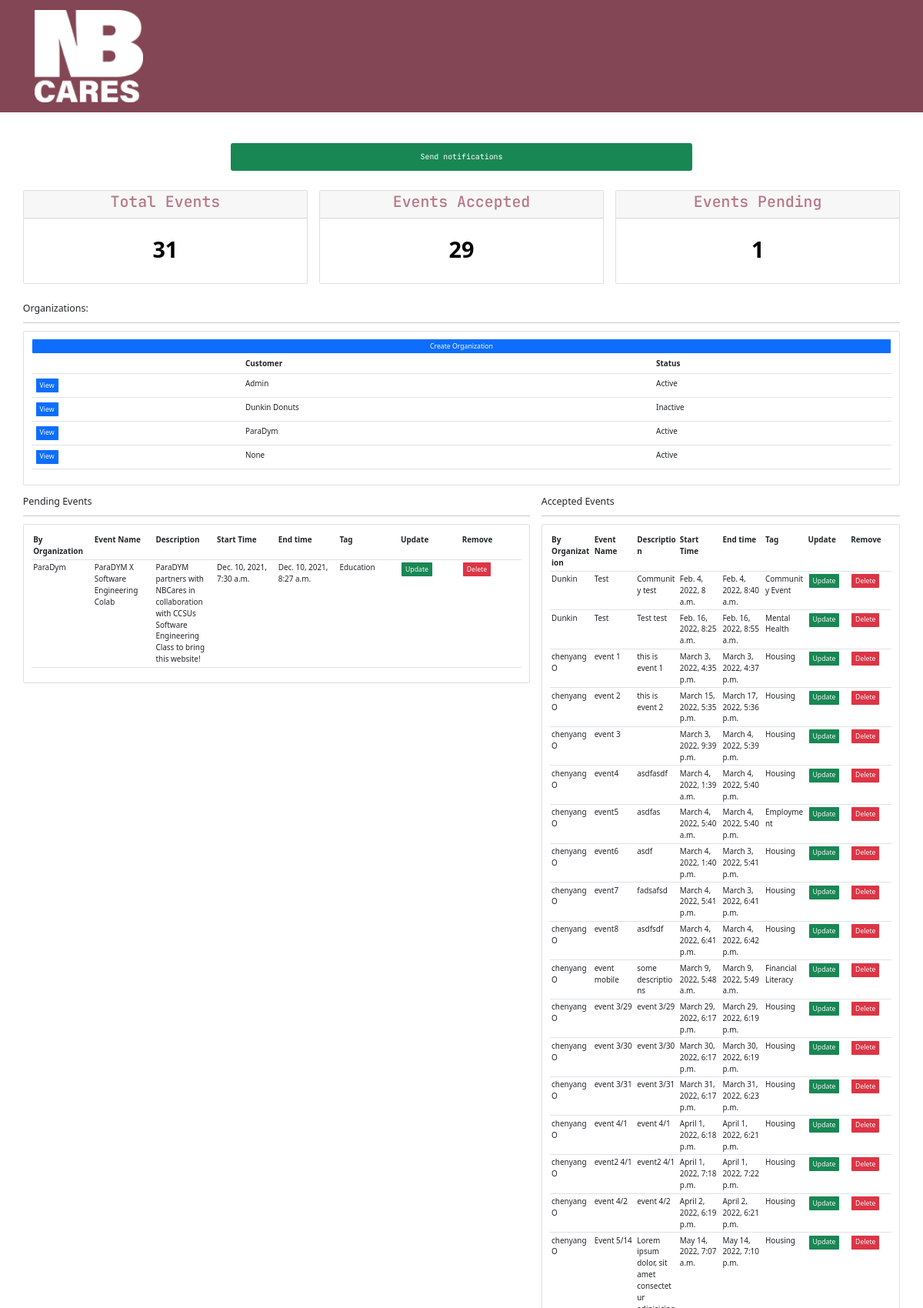
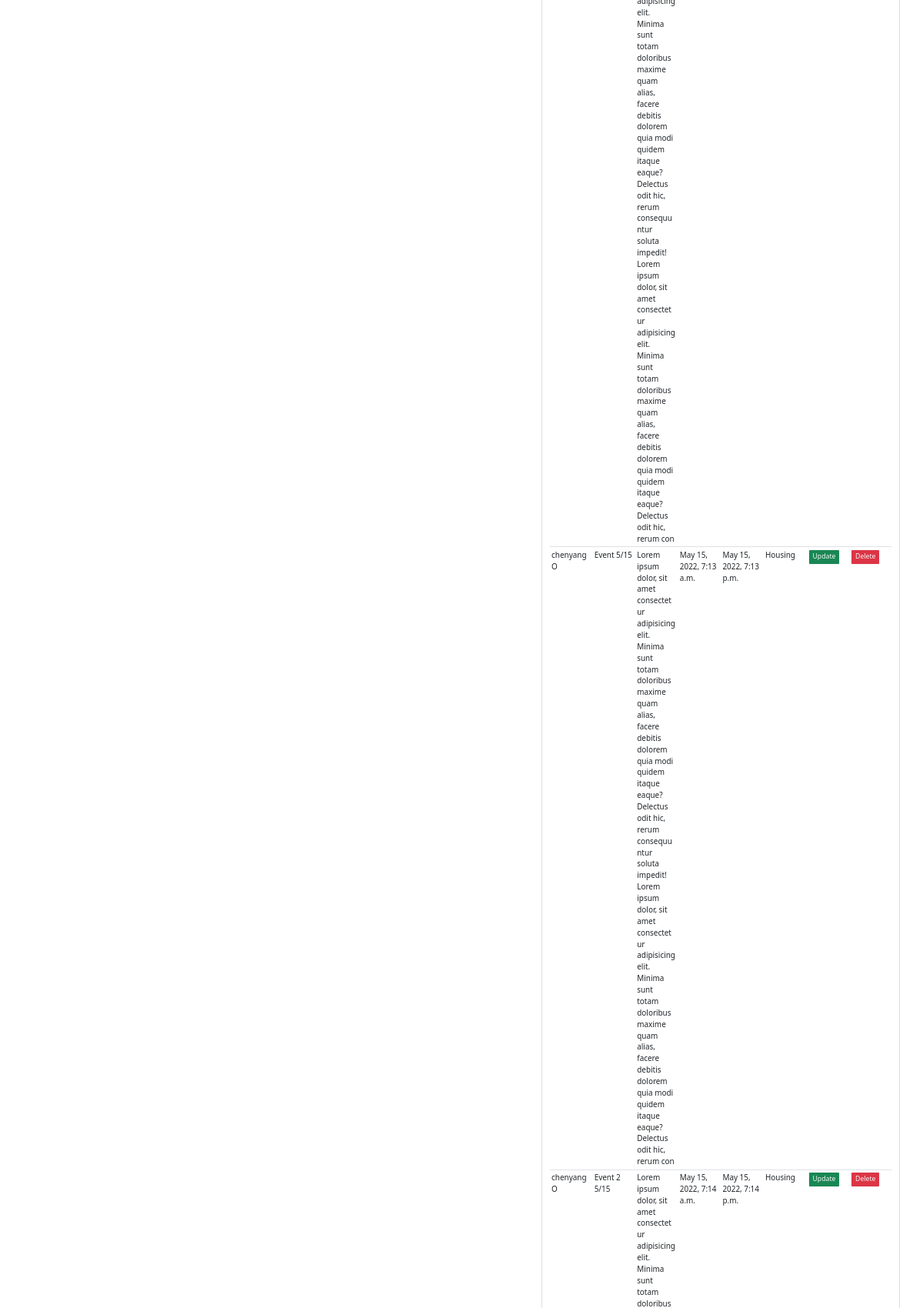
Page /admin-panel (signed in, upper part) on the committed database (2 pictures, top to bottom).
### ProjectSite/models.py (models this page shows, shortened)
class Organization(models.Model):
    ORGANIZATION_STATUS = (
        ('Active', 'Active'),
        ('Inactive', 'Inactive'),
    )
    user = models.OneToOneField(User, on_delete=models.CASCADE, null=True)
    org_name = models.CharField(max_length=40, null=True, blank=False)
    org_address = models.CharField(max_length=60, null=True, blank=True)
    org_phone = models.CharField(max_length=20, null=True, blank=True)
    org_email = models.EmailField(null=True, blank=True)
    org_status = models.CharField(max_length=20, choices=ORGANIZATION_STATUS, default='Active')
    org_date_created = models.DateTimeField(auto_now_add=True, null=True, blank=True)
    def __str__(self):
        return str(self.user)

class Event(models.Model):
    EVENT_TAGS = ( # tags that can be seen when filterting
        ('Housing', 'Housing'), ('Employment', 'Employment'), ('Education', 'Education'),
        ('Financial Literacy', 'Financial Literacy'), ('Healthcare', 'Healthcare'), ('Mental Health', 'Mental Health'),
        ('Family Engagement', 'Family Engagement'), ('Children Activities', 'Children Activities'), ('Art', 'Art'),
        ('Community Event', 'Community Event'), ('Fundraising', 'Fundraising'), ('Other', 'Other'),
    )
    EVENT_STATUS = (  # status choices for events that can be seen on admin panel
        (u'Accepted', u'Accepted'),
        (u'Pending', u'Pending'),
        (u'Canceled', u'Canceled'),
        (u'Requested For Change', u'Requested For Change'),
    )
    user = models.ForeignKey(Organization, on_delete=models.CASCADE)
    event_name = models.CharField(max_length=100, null=True, blank=False)
    event_description = models.TextField(max_length=400, null=True, blank=True)
    event_sTime = models.DateTimeField()
    event_eTime = models.DateTimeField()
    event_tag = models.CharField(max_length=30, null=True, choices=EVENT_TAGS)
    event_status = models.CharField(max_length=30, choices=EVENT_STATUS, default='Pending')
    event_date_created = models.DateTimeField(auto_now_add=True, null=True, blank=True)
    event_popper = models.ImageField(null=True, blank=True, upload_to="images/")
    registered = models.ManyToManyField(User, default=None, blank=True, related_name='registeredUser')

### ProjectSite/decorators.py (the view)
        def wrapper_func(request, *args, **kwargs):
            group = None
            if request.user.groups.exists():
                group = request.user.groups.all()[0].name
            if group in allowed_roles:
                return view_func(request, *args, **kwargs)
            else:
                return HttpResponse('You are not authorized to view this page')

### templates/ProjectSite/admin-panel.html (shortened to what this page needs)
{% extends 'ProjectSite/log-base.html' %}
{% load static %}
{% block body %}
    <form action="{% url 'send_email_notifications' %}" method="GET" class="text-center">
        <button type="submit" class="btn btn-success w-50 p-3 m-3">Send notifications</button>
    </form>
    <br>
    <div class="row px-5">
        <div class="col">
            <div class="col-md">
                <div class="card text-center text-white  mb-3" id="total-orders">
                    <div class="card-header">
                        <h2 class="card-title">Total Events</h2>
                    </div>
                    <div class="card-body">
                        <h3 class="card-title" style="color: black">{{ total_events }}</h3>
                    </div>
                </div>
            </div>
        </div>
        <div class="col">
            <div class="col-md">
                <div class="card text-center text-white  mb-3" id="orders-delivered">
                    <div class="card-header">
                        <h2 class="card-title">Events Accepted</h2>
                    </div>
                    <div class="card-body">
                        <h3 class="card-title" style="color: black">{{ Accepted_events_Count }}</h3>
                    </div>
                </div>
            </div>
        </div>
        <div class="col">
            <div class="col-md">
                <div class="card text-center text-white  mb-3" id="orders-pending">
                    <div class="card-header">
                        <h2 class="card-title">Events Pending</h2>
                    </div>
                    <div class="card-body">
                        <h3 class="card-title" style="color: black">{{ pending_events_Count }}</h3>
                    </div>
                </div>
            </div>
        </div>
    </div>
    <br>
    <div class="row px-5">
        <div class="col-md-12 pb-4">
            <h5>Organizations:</h5>
            <hr>
            <div class="card card-body">
                <a class="btn btn-primary btn-sm btn-block btn-outline-light" href="{% url 'admin_user_creation' %}">Create
                    Organization</a>
                <table class="table table-lg">
                    <tr>
                        <th></th>
                        <th>Customer</th>
                        <th>Status</th>
                    </tr>
                    {% for org in orgs %}
                        <tr>
                            <td><a class="btn btn-primary btn-outline-light btn-sm btn-block"
                                   href="{% url 'admin_organization' org.id %}">View</a></td>
                            <td>{{ org.org_name }}</td>
                            <td>{{ org.org_status }}</td>
                        </tr>
                    {% endfor %}
                </table>
            </div>
        </div>
        <div class="col-md-7">
            <h5>Pending Events</h5>
            <hr>
            <div class="card card-body">
                <table class="table table-sm" style="table-layout: fixed">
                    <tr>
                        <th>By Organization</th>
                        <th>Event Name</th>
                        <th>Description</th>
                        <th>Start Time</th>
                        <th>End time</th>
                        <th>Tag</th>
                        <th>Update</th>
                        <th>Remove</th>
                    </tr>
                    {% for event in pending_events %}
                        <tr>
                            <td>{{ event.user }}</td>
                            <td>{{ event.event_name }}</td>
                            <td>{{ event.event_description }}</td>
                            <td>{{ event.event_sTime }}</td>
                            <td>{{ event.event_eTime }}</td>
                            <td>{{ event.event_tag }}</td>
                            <td><a class="btn btn-success btn-outline-light btn-sm btn-block"
                                   href="{% url 'update_events' event.id %}">Update</a></td>
                            <td><a class="btn btn-danger btn-outline-light btn-sm btn-block"
                                   href="{% url 'delete_events' event.id %}">Delete</a></td>
                        </tr>
                    {% endfor %}
                </table>
            </div>
        </div>
        <div class="col-md-5">
            <h5>Accepted Events</h5>
            <hr>
            <div class="card card-body">
                <table class="table table-sm" style="table-layout: fixed">
                    <tr>
                        <th>By Organization</th>
                        <th>Event Name</th>
                        <th>Description</th>
                        <th>Start Time</th>
                        <th>End time</th>
                        <th>Tag</th>
                        <th>Update</th>
                        <th>Remove</th>
                    </tr>
                    {% for event in Accepted_events %}
                        <tr>
                            <td>{{ event.user }}</td>
                            <td>{{ event.event_name }}</td>
                            <td style="word-wrap: break-word">{{ event.event_description }}</td>
                            <td>{{ event.event_sTime }}</td>
                            <td>{{ event.event_eTime }}</td>
                            <td>{{ event.event_tag }}</td>
                            <td><a class="btn btn-success btn-outline-light btn-sm btn-block"
                                   href="{% url 'update_events' event.id %}">Update</a></td>
                            <td><a class="btn btn-danger btn-outline-light btn-sm btn-block"
                                   href="{% url 'delete_events' event.id %}">Delete</a></td>
                        </tr>
                    {% endfor %}
                </table>
            </div>
        </div>
    </div>
{% endblock %}

### templates/ProjectSite/log-base.html (shortened to what this page needs)
{% load static %}
<!DOCTYPE html>
<html lang="en">
<head>
    <link href="https://cdn.jsdelivr.net/npm/bootstrap@5.1.3/dist/css/bootstrap.min.css" rel="stylesheet"
>
    {% block more-styles %}
        <link rel="stylesheet" href="{% static 'css/ProjectSite.css' %}">
    {% endblock %}
</head>
<body>
<nav class="navbar navbar-expand-lg navbar-dark navbar-custom mb-5">
    <div class="container px-4">
        <a class="navbar-brand" href="{% url 'home' %}"><img src="{% static 'images/KO-NB-Cares-logo.png' %}"
                                                             alt="logo"></a>
    </div>
</nav>
{% block body %}
{% endblock %}
</body>
</html>

### static/css/ProjectSite.css (style rules this page uses)
* { margin: 0; padding: 0; }
html { position: relative; min-height: 100%; font-size: 62%; scroll-behavior: smooth; }
body { --main-color: #EFD466; --primary-color: #D7B030; --button-background: #FFF7B6; --primary-button-background: #b67786; --background-color: #834655; margin-bottom: 180px; }
h1,h2 { font-family: 'JetBrains Mono', monospace;color: var(--primary-button-background); }
button { font-family: 'JetBrains Mono', monospace;color: var(--primary-button-background); }
h3 { font-weight: 750; font-size: 2.9rem; line-height: 6rem; text-transform: capitalize; }
a { text-decoration: none;cursor: pointer; }
.navbar { position: relative; display: flex; flex-wrap: wrap; align-items: center; justify-content: space-between; padding-top: 0.5rem; padding-bottom: 0.5rem; }
.navbar > .container, .navbar > .container-fluid { display: flex; flex-wrap: inherit; align-items: center; justify-content: space-between; }
.navbar-custom { padding-top: 1rem; padding-bottom: 1rem; background-color: var(--background-color); }
.navbar-custom .navbar-brand { text-transform: uppercase; font-size: 1rem; letter-spacing: 0.1rem; font-weight: 700; }
@media (min-width: 992px) { .navbar-expand-lg { flex-wrap: nowrap;justify-content: flex-start; } }
.container { width: 100%; padding-right: var(--bs-gutter-x, 0.75rem); padding-left: var(--bs-gutter-x, 0.75rem); margin-right: auto; margin-left: auto; }
@media (min-width: 576px) { .container { max-width: 540px; } }
@media (min-width: 768px) { .container { max-width: 720px; } }
@media (min-width: 992px) { .container { max-width: 960px; } }
@media (min-width: 1200px) { .container { max-width: 1140px; } }
h2 { margin: 0 0 1rem; line-height: 1; }

### rows in the picture
Organization: org_name "Admin", org_status "Active"
Organization: org_name "Dunkin Donuts", org_status "Inactive"
Organization: org_name "ParaDym", org_status "Active"
Organization: org_name "None", org_status "Active"
Event: user "ParaDym", event_name "ParaDYM X Software Engineering Colab", event_description "ParaDYM partners with NBCares in collaboration with CCSUs Software Engineering Class to bring this website!", event_sTime "Dec. 10, 2021, 7:30 a.m.", event_eTime "Dec. 10, 2021, 8:27 a.m.", event_tag "Education"
Event: user "Dunkin", event_name "Test", event_description "Community test", event_sTime "Feb. 4, 2022, 8 a.m.", event_eTime "Feb. 4, 2022, 8:40 a.m.", event_tag "Community Event"
Event: user "Dunkin", event_name "Test", event_description "Test test", event_sTime "Feb. 16, 2022, 8:25 a.m.", event_eTime "Feb. 16, 2022, 8:55 a.m.", event_tag "Mental Health"
Event: user "chenyangO", event_name "event 1", event_description "this is event 1", event_sTime "March 3, 2022, 4:35 p.m.", event_eTime "March 3, 2022, 4:37 p.m.", event_tag "Housing"
Event: user "chenyangO", event_name "event 2", event_description "this is event 2", event_sTime "March 15, 2022, 5:35 p.m.", event_eTime "March 17, 2022, 5:36 p.m.", event_tag "Housing"
Event: user "chenyangO", event_name "event 3", event_sTime "March 3, 2022, 9:39 p.m.", event_eTime "March 4, 2022, 5:39 p.m.", event_tag "Housing"
Event: user "chenyangO", event_name "event4", event_description "asdfasdf", event_sTime "March 4, 2022, 1:39 a.m.", event_eTime "March 4, 2022, 5:40 p.m.", event_tag "Housing"
Event: user "chenyangO", event_name "event5", event_description "asdfas", event_sTime "March 4, 2022, 5:40 a.m.", event_eTime "March 4, 2022, 5:40 p.m.", event_tag "Employment"
Event: user "chenyangO", event_name "event6", event_description "asdf", event_sTime "March 4, 2022, 1:40 p.m.", event_eTime "March 3, 2022, 5:41 p.m.", event_tag "Housing"
Event: user "chenyangO", event_name "event7", event_description "fadsafsd", event_sTime "March 4, 2022, 5:41 p.m.", event_eTime "March 3, 2022, 6:41 p.m.", event_tag "Housing"
Event: user "chenyangO", event_name "event8", event_description "asdfsdf", event_sTime "March 4, 2022, 6:41 p.m.", event_eTime "March 4, 2022, 6:42 p.m.", event_tag "Housing"
Event: user "chenyangO", event_name "event mobile", event_description "some descriptions", event_sTime "March 9, 2022, 5:48 a.m.", event_eTime "March 9, 2022, 5:49 a.m.", event_tag "Financial Literacy"
Event: user "chenyangO", event_name "event 3/29", event_description "event 3/29", event_sTime "March 29, 2022, 6:17 p.m.", event_eTime "March 29, 2022, 6:19 p.m.", event_tag "Housing"
Event: user "chenyangO", event_name "event 3/30", event_description "event 3/30", event_sTime "March 30, 2022, 6:17 p.m.", event_eTime "March 30, 2022, 6:19 p.m.", event_tag "Housing"
Event: user "chenyangO", event_name "event 3/31", event_description "event 3/31", event_sTime "March 31, 2022, 6:17 p.m.", event_eTime "March 31, 2022, 6:23 p.m.", event_tag "Housing"
Event: user "chenyangO", event_name "event 4/1", event_description "event 4/1", event_sTime "April 1, 2022, 6:18 p.m.", event_eTime "April 1, 2022, 6:21 p.m.", event_tag "Housing"
Event: user "chenyangO", event_name "event2 4/1", event_description "event2 4/1", event_sTime "April 1, 2022, 7:18 p.m.", event_eTime "April 1, 2022, 7:22 p.m.", event_tag "Housing"
Event: user "chenyangO", event_name "event 4/2", event_description "event 4/2", event_sTime "April 2, 2022, 6:19 p.m.", event_eTime "April 2, 2022, 6:21 p.m.", event_tag "Housing"
Event: user "chenyangO", event_name "Event 5/14", event_description "Lorem ipsum dolor, sit amet consectetur adipisicing elit. Minima sunt totam doloribus maxime quam alias, facere debitis dolorem quia modi quidem itaque eaque? Delectus odit hic, rerum consequuntur soluta impedit! Lorem ipsum dolor, sit amet consectetur adipisicing elit. Minima sunt totam doloribus maxime quam alias, facere debitis dolorem quia modi quidem itaque eaque? Delectus odit hic, rerum con", event_sTime "May 14, 2022, 7:07 a.m.", event_eTime "May 14, 2022, 7:10 p.m.", event_tag "Housing"
Event: user "chenyangO", event_name "Event 5/15", event_description "Lorem ipsum dolor, sit amet consectetur adipisicing elit. Minima sunt totam doloribus maxime quam alias, facere debitis dolorem quia modi quidem itaque eaque? Delectus odit hic, rerum consequuntur soluta impedit! Lorem ipsum dolor, sit amet consectetur adipisicing elit. Minima sunt totam doloribus maxime quam alias, facere debitis dolorem quia modi quidem itaque eaque? Delectus odit hic, rerum con", event_sTime "May 15, 2022, 7:13 a.m.", event_eTime "May 15, 2022, 7:13 p.m.", event_tag "Housing"
Event: user "chenyangO", event_name "Event 2 5/15", event_sTime "May 15, 2022, 7:14 a.m.", event_eTime "May 15, 2022, 7:14 p.m.", event_tag "Housing"

### other values in the picture
{{ total_events }} "31"
{{ Accepted_events_Count }} "29"
{{ pending_events_Count }} "1"
